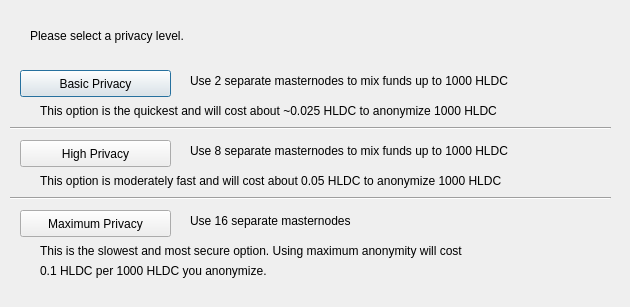
<?xml version="1.0" encoding="UTF-8"?>
<ui version="4.0">
 <class>DarksendConfig</class>
 <widget class="QDialog" name="DarksendConfig">
  <property name="geometry">
   <rect>
    <x>0</x>
    <y>0</y>
    <width>630</width>
    <height>307</height>
   </rect>
  </property>
  <property name="windowTitle">
   <string>Configure Darksend</string>
  </property>
  <widget class="QPushButton" name="buttonBasic">
   <property name="geometry">
    <rect>
     <x>20</x>
     <y>70</y>
     <width>151</width>
     <height>27</height>
    </rect>
   </property>
   <property name="text">
    <string>Basic Privacy</string>
   </property>
  </widget>
  <widget class="QPushButton" name="buttonHigh">
   <property name="geometry">
    <rect>
     <x>20</x>
     <y>140</y>
     <width>151</width>
     <height>27</height>
    </rect>
   </property>
   <property name="text">
    <string>High Privacy</string>
   </property>
  </widget>
  <widget class="QPushButton" name="buttonMax">
   <property name="geometry">
    <rect>
     <x>20</x>
     <y>210</y>
     <width>151</width>
     <height>27</height>
    </rect>
   </property>
   <property name="text">
    <string>Maximum Privacy</string>
   </property>
  </widget>
  <widget class="QLabel" name="label">
   <property name="geometry">
    <rect>
     <x>30</x>
     <y>20</y>
     <width>571</width>
     <height>31</height>
    </rect>
   </property>
   <property name="text">
    <string>Please select a privacy level.</string>
   </property>
  </widget>
  <widget class="QLabel" name="label_2">
   <property name="geometry">
    <rect>
     <x>190</x>
     <y>70</y>
     <width>421</width>
     <height>21</height>
    </rect>
   </property>
   <property name="text">
    <string>Use 2 separate masternodes to mix funds up to 1000 HLDC</string>
   </property>
  </widget>
  <widget class="QLabel" name="label_3">
   <property name="geometry">
    <rect>
     <x>190</x>
     <y>140</y>
     <width>411</width>
     <height>21</height>
    </rect>
   </property>
   <property name="text">
    <string>Use 8 separate masternodes to mix funds up to 1000 HLDC</string>
   </property>
  </widget>
  <widget class="QLabel" name="label_4">
   <property name="geometry">
    <rect>
     <x>190</x>
     <y>210</y>
     <width>421</width>
     <height>21</height>
    </rect>
   </property>
   <property name="text">
    <string>Use 16 separate masternodes</string>
   </property>
  </widget>
  <widget class="QLabel" name="label_6">
   <property name="geometry">
    <rect>
     <x>40</x>
     <y>100</y>
     <width>561</width>
     <height>21</height>
    </rect>
   </property>
   <property name="text">
    <string>This option is the quickest and will cost about ~0.025 HLDC to anonymize 1000 HLDC</string>
   </property>
  </widget>
  <widget class="QLabel" name="label_7">
   <property name="geometry">
    <rect>
     <x>40</x>
     <y>170</y>
     <width>561</width>
     <height>21</height>
    </rect>
   </property>
   <property name="text">
    <string>This option is moderately fast and will cost about 0.05 HLDC to anonymize 1000 HLDC</string>
   </property>
  </widget>
  <widget class="QLabel" name="label_8">
   <property name="geometry">
    <rect>
     <x>40</x>
     <y>240</y>
     <width>561</width>
     <height>21</height>
    </rect>
   </property>
   <property name="text">
    <string>This is the slowest and most secure option. Using maximum anonymity will cost</string>
   </property>
  </widget>
  <widget class="QLabel" name="label_9">
   <property name="geometry">
    <rect>
     <x>40</x>
     <y>260</y>
     <width>561</width>
     <height>21</height>
    </rect>
   </property>
   <property name="text">
    <string>0.1 HLDC per 1000 HLDC you anonymize.</string>
   </property>
  </widget>
  <widget class="Line" name="line">
   <property name="geometry">
    <rect>
     <x>10</x>
     <y>120</y>
     <width>601</width>
     <height>16</height>
    </rect>
   </property>
   <property name="orientation">
    <enum>Qt::Horizontal</enum>
   </property>
  </widget>
  <widget class="Line" name="line_2">
   <property name="geometry">
    <rect>
     <x>10</x>
     <y>190</y>
     <width>601</width>
     <height>16</height>
    </rect>
   </property>
   <property name="orientation">
    <enum>Qt::Horizontal</enum>
   </property>
  </widget>
 </widget>
 <resources/>
 <connections/>
</ui>
